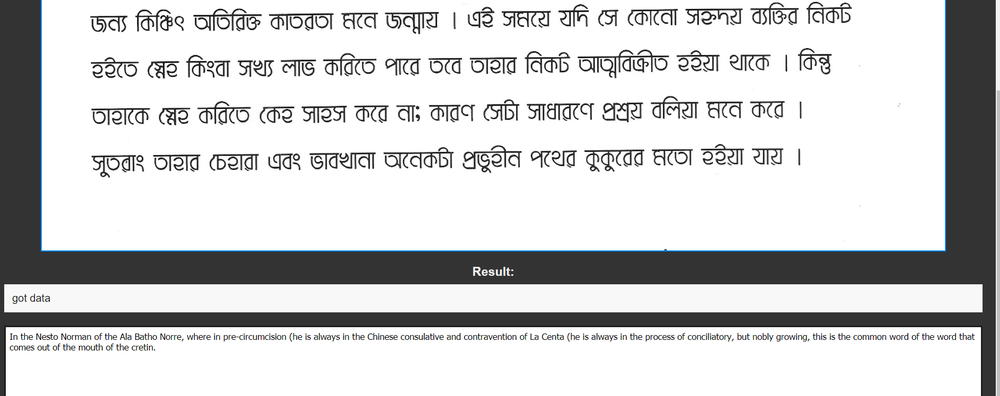
#> input picture offline_works.png, 1000 x 396 px, shrunk from 1890 x 748 before the run; its folder holds only this picture in this run
$ python ocr_simple.py --image offline_works.png
#> lines starting #> are read from the running program, lines starting #| are printed output that depends on the picture; after the words box and inside, x2 and y2 are one past the last pixel; in counts of white or black regions, pixels touching at a corner belong together
from PIL import Image
import pytesseract
import argparse
import cv2
import os

ap = argparse.ArgumentParser()
ap.add_argument("-i", "--image", required=True,
                help = "path to input image to be OCR'd")
ap.add_argument("-p", "--preprocess", type=str, default="thresh",
                help = "type of preprocessing to be done")
args = vars(ap.parse_args())

image = cv2.imread(args["image"])
#> image is the input picture: shape (396, 1000, 3); mean B, G, R 206.8, 206.4, 205.8
gray = cv2.cvtColor(image, cv2.COLOR_BGR2GRAY)

if args["preprocess"] == "thresh":
    gray = cv2.threshold(gray, 0, 255,
            cv2.THRESH_BINARY |cv2.THRESH_OTSU)[1]
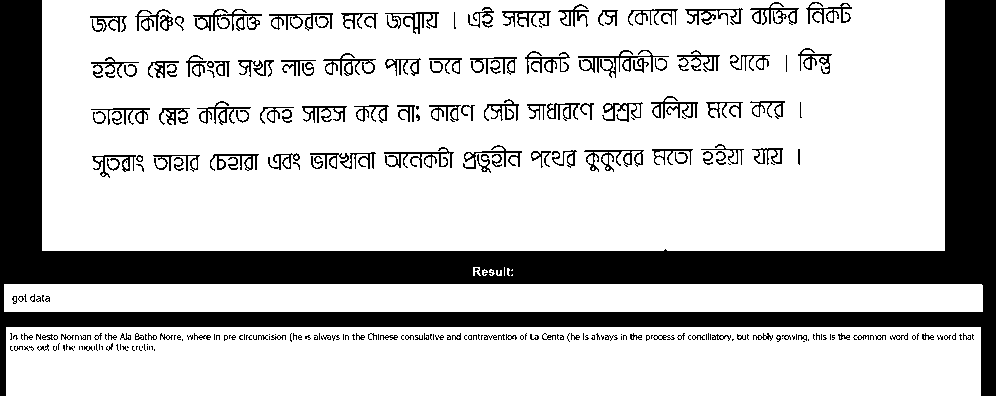
#> gray: shape (396, 1000); 76.8% white; 281 black regions (148 under 20 px), largest, box (x1, y1, x2, y2) and area: (0, 0, 996, 396) 72917, (578, 50, 669, 78) 536, (193, 9, 262, 31) 516

elif args["preprocess"] == "blur":
    gray = cv2.medianBlur(gray, 3)

filename = "{}.png".format(os.getpid())
cv2.imwrite(filename, gray)

pytesseract.pytesseract.tesseract_cmd = r'Z:\Installs\tesseract\tesseract.exe'

#> (the run stopped early here; a loop or call above may not have finished)
